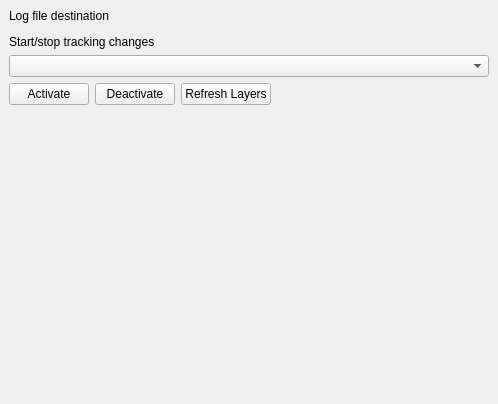
<?xml version="1.0" encoding="UTF-8"?>
<ui version="4.0">
 <class>SetupTrackingChanges</class>
 <widget class="QDockWidget" name="SetupTrackingChanges">
  <property name="geometry">
   <rect>
    <x>0</x>
    <y>0</y>
    <width>498</width>
    <height>404</height>
   </rect>
  </property>
  <property name="windowTitle">
   <string>Setup tracking changes</string>
  </property>
  <widget class="QWidget" name="dockWidgetContents">
   <layout class="QGridLayout" name="gridLayout">
    <item row="0" column="0">
     <layout class="QVBoxLayout" name="verticalLayout">
      <item>
       <widget class="QLabel" name="label">
        <property name="text">
         <string>Log file destination</string>
        </property>
       </widget>
      </item>
      <item>
       <widget class="QgsFileWidget" name="mQgsLogFile"/>
      </item>
      <item>
       <widget class="QLabel" name="label_2">
        <property name="text">
         <string>Start/stop tracking changes</string>
        </property>
       </widget>
      </item>
      <item>
       <layout class="QHBoxLayout" name="horizontalLayout_3">
        <item>
         <widget class="QComboBox" name="cbVectorLayers"/>
        </item>
       </layout>
      </item>
      <item>
       <layout class="QHBoxLayout" name="horizontalLayout">
        <item>
         <widget class="QPushButton" name="pbActivate">
          <property name="text">
           <string>Activate</string>
          </property>
         </widget>
        </item>
        <item>
         <widget class="QPushButton" name="pbDeactivate">
          <property name="text">
           <string>Deactivate</string>
          </property>
         </widget>
        </item>
        <item>
         <widget class="QPushButton" name="pbRefreshLayers">
          <property name="text">
           <string>Refresh Layers</string>
          </property>
         </widget>
        </item>
        <item>
         <spacer name="horizontalSpacer_2">
          <property name="orientation">
           <enum>Qt::Horizontal</enum>
          </property>
          <property name="sizeHint" stdset="0">
           <size>
            <width>40</width>
            <height>20</height>
           </size>
          </property>
         </spacer>
        </item>
       </layout>
      </item>
      <item>
       <spacer name="verticalSpacer">
        <property name="orientation">
         <enum>Qt::Vertical</enum>
        </property>
        <property name="sizeHint" stdset="0">
         <size>
          <width>17</width>
          <height>67</height>
         </size>
        </property>
       </spacer>
      </item>
      <item>
       <layout class="QHBoxLayout" name="horizontalLayout_2"/>
      </item>
     </layout>
    </item>
   </layout>
  </widget>
 </widget>
 <customwidgets>
  <customwidget>
   <class>QgsFileWidget</class>
   <extends>QWidget</extends>
   <header>qgsfilewidget.h</header>
  </customwidget>
 </customwidgets>
 <resources/>
 <connections/>
</ui>
